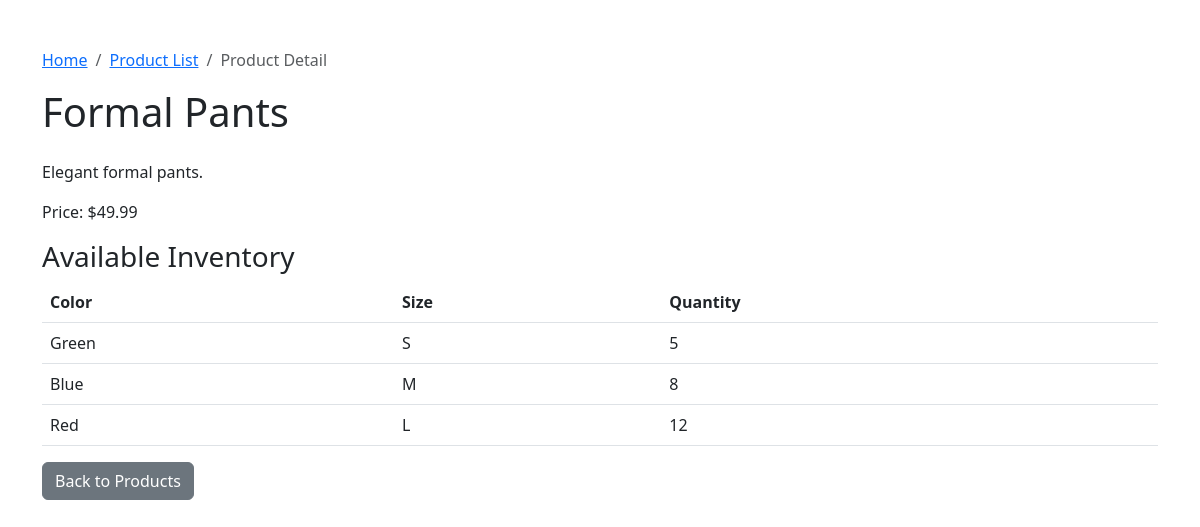
/product/45/, run on the app's committed database.
### myapp/models.py (models this page shows, shortened)
class Product(models.Model):
    name = models.CharField(max_length=255)
    description = models.TextField()
    price = models.DecimalField(max_digits=10, decimal_places=2)
    type = models.ForeignKey(ProductType, on_delete=models.CASCADE)

class Inventory(models.Model):
    product = models.ForeignKey(Product, on_delete=models.CASCADE)
    color = models.ForeignKey(Color, on_delete=models.CASCADE)
    size = models.ForeignKey(Size, on_delete=models.CASCADE)
    quantity = models.IntegerField()

class Color(models.Model):
    color_name = models.CharField(max_length=100)

class Size(models.Model):
    size_name = models.CharField(max_length=50)

### myapp/views.py (the view)
# urls.py: path('product/<int:product_id>/', views.product_detail, name='product_detail'),  # 次页：产品详情
def product_detail(request, product_id):
    product = get_object_or_404(Product, id=product_id)
    return render(request, 'product_detail.html', {'product': product, 'view_name': 'product_detail'})

### templates/product_detail.html (shortened to what this page needs)
<!DOCTYPE html>
<html lang="en">
<head>
    <link rel="stylesheet" href="https://cdn.jsdelivr.net/npm/bootstrap@5.3.0/dist/css/bootstrap.min.css">
</head>
<body>
    <div class="container mt-5">
        <nav aria-label="breadcrumb">
            <ol class="breadcrumb">
                <li class="breadcrumb-item"><a href="{% url 'homepage' %}">Home</a></li>
                    <li class="breadcrumb-item"><a href="{% url 'product_list' product.type.id %}">Product List</a></li>
                    <li class="breadcrumb-item active" aria-current="page">Product Detail</li>
            </ol>
        </nav>
        <h1 class="mb-4">{{ product.name }}</h1>
        <p>{{ product.description }}</p>
        <p>Price: ${{ product.price }}</p>
        <h3>Available Inventory</h3>
        <table class="table">
            <thead>
                <tr>
                    <th>Color</th>
                    <th>Size</th>
                    <th>Quantity</th>
                </tr>
            </thead>
            <tbody>
                {% for inventory in product.inventory_set.all %}
                    <tr>
                        <td>{{ inventory.color.color_name }}</td>
                        <td>{{ inventory.size.size_name }}</td>
                        <td>{{ inventory.quantity }}</td>
                    </tr>
                {% endfor %}
            </tbody>
        </table>
        <a href="{% url 'product_list' product.type.id %}" class="btn btn-secondary">Back to Products</a>
    </div>
</body>
</html>

### data on the page
Product: name "Formal Pants", description "Elegant formal pants.", price "49.99"
Inventory: color.color_name "Green", size.size_name "S", quantity "5"
Inventory: color.color_name "Blue", size.size_name "M", quantity "8"
Inventory: color.color_name "Red", size.size_name "L", quantity "12"
